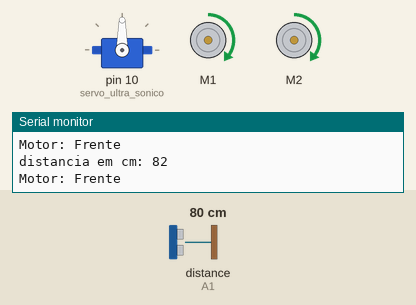
Simulated run of this sketch. Board: Arduino Uno, built with avr-gcc and run on an emulated ATmega328P. Shown: servo, 2 × DC motor (green arrow = forward, orange = backward, longer = faster), the last lines printed to the serial monitor. Wiring (inferred from the names in the program): ultrasonic range finder: trigger A0; echo A1. Inputs (shaded band) come from the test bench; at power-on: distance to the obstacle (sensor on A1) 80 cm. The echo pulse lasts 58.3 µs per cm.

Above: at 1.2 s.
1.3 s: distance to the obstacle (sensor on A1) set to 34 cm
2.8 s: distance to the obstacle (sensor on A1) set to 27 cm
At 4.0 s:
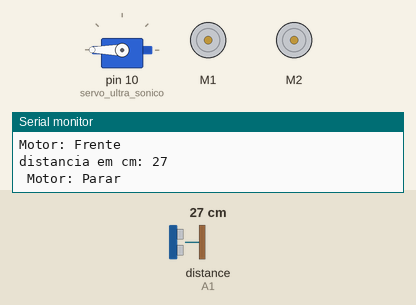
5.8 s: distance to the obstacle (sensor on A1) set to 35 cm
At 7.35 s:
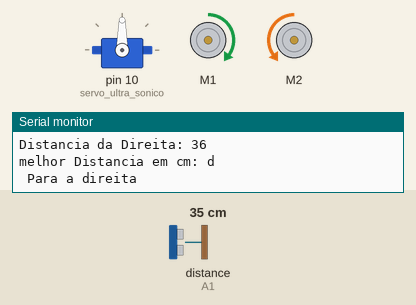
8.8 s: distance to the obstacle (sensor on A1) set to 2 cm
At 11.7 s:
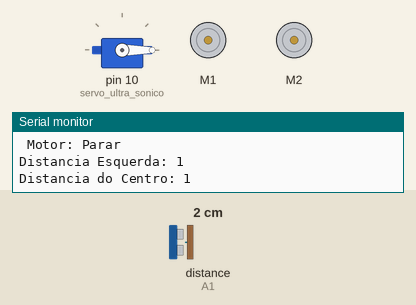
11.8 s: distance to the obstacle (sensor on A1) set to 60 cm
At 12.79 s:
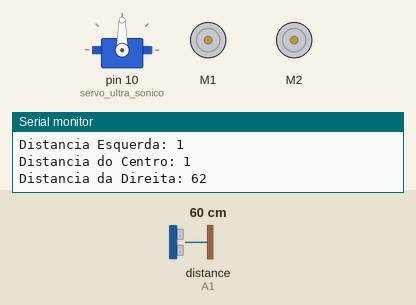
Timing chart, 0 to 15.0 s (numbered marks = the images above; inputs shaded):
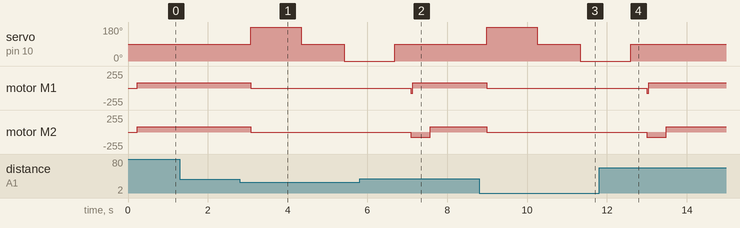

The sketch:

Carrinho_IA.ino
```cpp
  //Trabalho de Inteligência Artifical

  //Isabela Correia Pereira

  //---------------------------------------------------------------------------------------------------

  #include <Servo.h>    // inclui biblioteca de manipulação de servos motores.
  #include <AFMotor.h>   // inclui biblioteca de manipulação de motores DCs.

  //Definindo os pinos
  #define trigPin A0 //Pino TRIG do sensor no pino analógico A0
  #define echoPin A1 //Pino ECHO do sensor no pino analógico A1
  AF_DCMotor motor1(1);    // Define o motor1 ligado ao M1
  AF_DCMotor motor2(2);    // Define o motor2 ligado ao M2

  int TempoGirar = 1; //esse é o tempo para o carrinho girar em 45º com uma bateria de 9v.
  int distanciaObstaculo = 30; //distância para o carrinho parar e recalcular o melhor caminho
  int velocidadeMotores = 80; // velocidade ideal para que os motores funcionem com uma bateria 9v.
  Servo servo_ultra_sonico; // nomeando o servo motor
  //variáveis  para o sensor ultrassonico
  long duracao;
  long distancia_cm=0;
  int minimumRange=5; //tempo de resposta do sensor
  int maximumRange=200;

  // executado na inicialização do Arduino
  void setup(){
    Serial.begin(9600); // inicializa a comunicação serial para mostrar dados
    servo_ultra_sonico.attach(10);  // Define o mini servo motor ligado no pino digital 10.
    pinMode(trigPin, OUTPUT); //define o pino TRIG como saída
    pinMode(echoPin, INPUT);  //define o pino ECHO como entrada
    motor1.setSpeed(velocidadeMotores);     // Define a velocidade para os motores
    motor2.setSpeed(velocidadeMotores);
    servo_ultra_sonico.write(90);   // O servo do sensor se inicia a 90 graus (meio)
    rotacao_Parado;  //inica com os motores parados
  }

  // Função principal do Arduino
  void loop(){
    pensar(); //inicia a função pensar
  }

  // Função para chamar outras funções e definir o que o carrinho fará
  void pensar(){
   reposicionaServoSonar(); //Coloca o servo para olhar a frente
   int distancia = lerSonar(); // Ler o sensor de distância
   Serial.print("distancia em cm: ");
   Serial.println(distancia);   // Exibe no serial monitor
   if (distancia > distanciaObstaculo) {  // Se a distância for maior que 30 cm
     rotacao_Frente(); //carrinho anda para frente
   }else{
     rotacao_Parado();  //para o carrinho
     posicionaCarroMelhorCaminho(); //calcula o melhor caminho
     pensar();
   }
  }

  // Função para ler e calcular a distância do sensor ultrassônico
  int lerSonar(){
   digitalWrite(trigPin, LOW); //não envia som
   delayMicroseconds(2);
   digitalWrite(trigPin,HIGH); //envia som
   delayMicroseconds(10);
   digitalWrite(trigPin,LOW); //não envia o som e espera o retorno do som enviado
   duracao = pulseIn(echoPin,HIGH); //Captura a duração em tempo do retorno do som.
   distancia_cm = duracao/56; //Calcula a distância
   delay(30);
   return distancia_cm;  // Retorna a distância
  }

  // Função para calcular a distância do centro
  int calcularDistanciaCentro(){
   servo_ultra_sonico.write(90);
   delay(20);
   int leituraDoSonar = lerSonar();  // Ler sensor de distância
   delay(500);
   leituraDoSonar = lerSonar();
   delay(500);
   Serial.print("Distancia do Centro: "); // Exibe no serial
   Serial.println(leituraDoSonar);
   return leituraDoSonar;       // Retorna a distância
  }

  // Função para calcular a distância da direita
  int calcularDistanciaDireita(){
   servo_ultra_sonico.write(0);
   delay(200);
   int leituraDoSonar = lerSonar();
   delay(500);
   leituraDoSonar = lerSonar();
   delay(500);
   Serial.print("Distancia da Direita: ");
   Serial.println(leituraDoSonar);
   return leituraDoSonar;
  }

  // Função para calcular a distância da esquerda
  int calcularDistanciaEsquerda(){
   servo_ultra_sonico.write(180);
   delay(200);
   int leituraDoSonar = lerSonar();
   delay(500);
   leituraDoSonar = lerSonar();
   delay(500);
   Serial.print("Distancia Esquerda: ");
   Serial.println(leituraDoSonar);
   return leituraDoSonar;
  }

  // Função para captar as distâncias lidas e calcular a melhor distância
  char calculaMelhorDistancia(){
   int esquerda = calcularDistanciaEsquerda();
   int centro = calcularDistanciaCentro();
   int direita = calcularDistanciaDireita();
   reposicionaServoSonar();
   int maiorDistancia = 0;
   char melhorDistancia = '0';

   if (centro > direita && centro > esquerda){
     melhorDistancia = 'c';
     maiorDistancia = centro;
   }else
   if (direita > centro && direita > esquerda){
     melhorDistancia = 'd';
     maiorDistancia = direita;
   }else
   if (esquerda > centro && esquerda > direita){
     melhorDistancia = 'e';
     maiorDistancia = esquerda;
   }
   if (maiorDistancia <= distanciaObstaculo) { //distância limite para parar o carrinho
     rotacao_Re();
     posicionaCarroMelhorCaminho();
   }
   reposicionaServoSonar();
   return melhorDistancia;
  }

  // Função para colocar o carrinho na melhor distância, isto é, girá-lo para a melhor distância
  void posicionaCarroMelhorCaminho(){
   char melhorDist = calculaMelhorDistancia();
   Serial.print("melhor Distancia em cm: ");
   Serial.println(melhorDist);
   if (melhorDist == 'c'){
     pensar();
   }else if (melhorDist == 'd'){
     rotacao_Direita();
   }else if (melhorDist == 'e'){
     rotacao_Esquerda();
   }else{
     rotacao_Re();
   }
   reposicionaServoSonar();
  }

  // Função para deixar o sensor "olho" do carrinho no centro
  void reposicionaServoSonar(){
   servo_ultra_sonico.write(90);
   delay(200);
  }

  // Função para fazer o carro parar
  void rotacao_Parado()
  {
   Serial.println(" Motor: Parar ");
   motor1.run(RELEASE); // Motor para
   motor2.run(RELEASE);
  }

  // Função para fazer o carrinho andar para frente
  void rotacao_Frente()
  {
   Serial.println("Motor: Frente ");
   motor1.run(FORWARD); // Roda vai para frente
   motor2.run(FORWARD);
   delay(50);
  }

  // Função que faz o carrinho andar para trás e emite som quando ele dá ré
  void rotacao_Re()
  {
   Serial.println("Motor: ré ");
   for (int i=0; i <= 3; i++){
      motor1.run(BACKWARD);    // Roda vai para trás
      motor2.run(BACKWARD);    // Roda vai para trás
      delay(100);
   }
   rotacao_Parado();
  }

  // Função que faz o carrinho virar à direita
  void rotacao_Direita()
  {
   motor1.run(BACKWARD);    //o carrinho dá uma ré para não colidir ao girar
   motor2.run(BACKWARD);
   delay(50);
   Serial.println(" Para a direita ");
   motor1.run(FORWARD); // Roda vai para frente
   motor2.run(BACKWARD); // Roda vai para trás
   delay(TempoGirar);
  }

  // Função que faz o carrinho virar à esquerda
  void rotacao_Esquerda()
  {
   motor1.run(BACKWARD);  // O carrinho dá uma ré para não colidir ao girar
   motor2.run(BACKWARD);
   delay(50);
   Serial.println(" Para a esquerda ");
   motor1.run(BACKWARD); // Roda vai para trás
   motor2.run(FORWARD); // Roda vai para frente
   delay(TempoGirar);
  }
```

Measured:
- the behaviour switches between 31 and 30 cm on distance to the obstacle (sensor on A1) (found by bisection; images 0 and 1)
- after the input at 2.8 s, servo on pin 10 (servo_ultra_sonico): 90° → 180° after 0.27 s, → 90° 1.3 s later, → 0° 1.1 s later; motor M1, motor M2: forward 80/255 → stopped after 0.27 s
- after the input at 5.8 s, servo on pin 10 (servo_ultra_sonico): goes on until 6.7 s, then stays 90°
- after the input at 8.8 s, servo on pin 10 (servo_ultra_sonico): 90° → 180° after 0.19 s, → 90° 1.3 s later, → 0° 1.1 s later; motor M1, motor M2: forward 80/255 → stopped after 0.19 s
- after the input at 11.8 s, servo on pin 10 (servo_ultra_sonico): goes on until 12.6 s, then stays 90°
